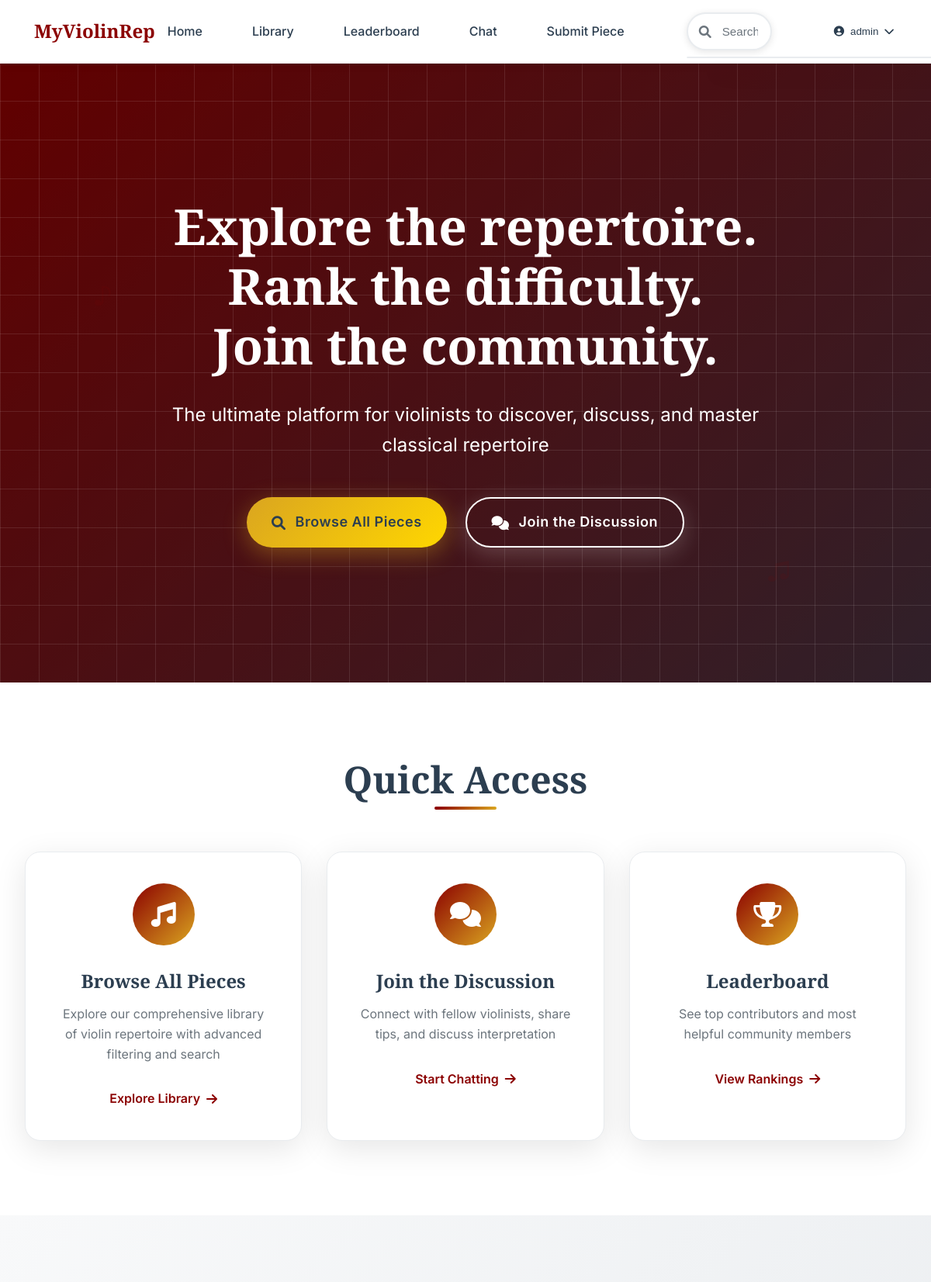
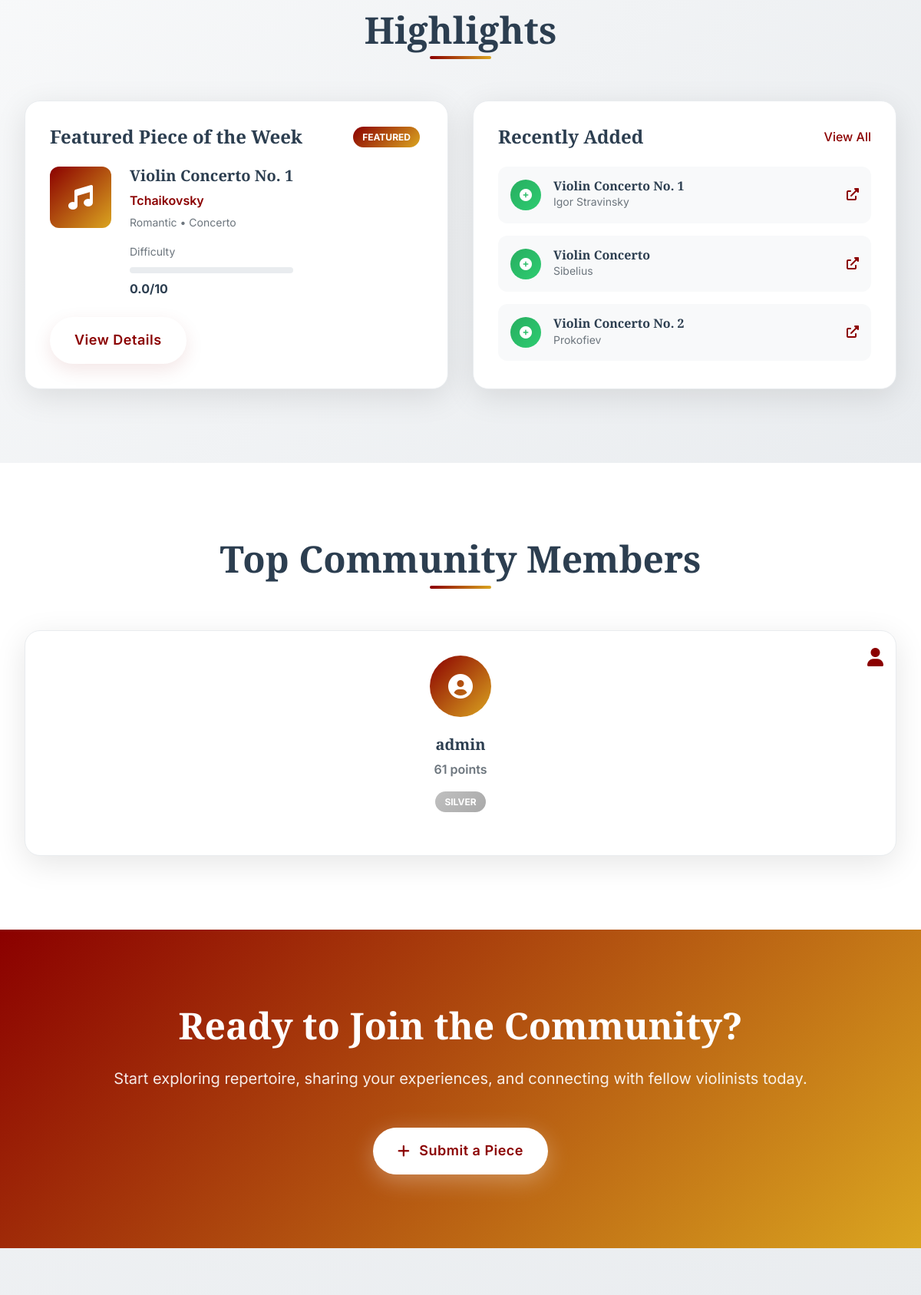
Screenshot of / (signed in, upper part) with the database file from the repository (2 pictures, top to bottom).
### app.py (models this page shows)
class User(UserMixin, db.Model):
    id = db.Column(db.Integer, primary_key=True)
    username = db.Column(db.String(80), unique=True, nullable=False)
    email = db.Column(db.String(120), unique=True, nullable=False)
    password_hash = db.Column(db.String(120), nullable=False)
    bio = db.Column(db.Text)
    avatar = db.Column(db.String(200))
    country = db.Column(db.String(100))
    currently_practicing = db.Column(db.String(200))
    join_date = db.Column(db.DateTime, default=datetime.utcnow)
    contribution_score = db.Column(db.Integer, default=0)
    forum_score = db.Column(db.Integer, default=0)
    ratings = db.relationship('Rating', backref='user', lazy=True)
    comments = db.relationship('Comment', backref='user', lazy=True)
    submissions = db.relationship('Piece', backref='submitter', lazy=True)
    sent_messages = db.relationship('Message', foreign_keys='Message.sender_id', backref='sender', lazy=True)
    received_messages = db.relationship('Message', foreign_keys='Message.recipient_id', backref='recipient', lazy=True)
    favorites = db.relationship('Favorite', backref='user', lazy=True)

class Piece(db.Model):
    id = db.Column(db.Integer, primary_key=True)
    title = db.Column(db.String(200), nullable=False)
    composer = db.Column(db.String(100), nullable=False)
    era = db.Column(db.String(50), nullable=False)
    genre = db.Column(db.String(100), nullable=False)
    opus = db.Column(db.String(100))
    length = db.Column(db.String(50))
    cover_image = db.Column(db.String(200))
    recording_link = db.Column(db.String(500))
    performance_links = db.Column(db.Text)  # JSON string
    technical_tags = db.Column(db.Text)  # JSON string
    difficulty_avg = db.Column(db.Float, default=0.0)
    total_ratings = db.Column(db.Integer, default=0)
    submitter_id = db.Column(db.Integer, db.ForeignKey('user.id'))
    is_approved = db.Column(db.Boolean, default=False)
    date_added = db.Column(db.DateTime, default=datetime.utcnow)
    description = db.Column(db.Text)
    ratings = db.relationship('Rating', backref='piece', lazy=True)
    comments = db.relationship('Comment', backref='piece', lazy=True)
    favorites = db.relationship('Favorite', backref='piece', lazy=True)

### app.py (the view)
@app.route('/')
def index():
    featured_piece = Piece.query.filter_by(is_approved=True).first()
    recent_pieces = Piece.query.filter_by(is_approved=True).order_by(Piece.date_added.desc()).limit(3).all()
    top_users = User.query.order_by(User.contribution_score.desc()).limit(5).all()
    return render_template('index.html',
                         featured_piece=featured_piece,
                         recent_pieces=recent_pieces,
                         top_users=top_users)

### app.py (called while the page is built)
@login_manager.user_loader
def load_user(user_id):
    return User.query.get(int(user_id))

### templates/index.html (shortened to what this page needs)
{% extends "base.html" %}
{% block content %}
<section class="hero">
    <div class="hero-background">
        <div class="gradient-overlay"></div>
        <div class="staff-lines"></div>
    </div>
    <div class="hero-content">
        <div class="hero-text">
            <h1 class="hero-title">
                <span class="title-line">Explore the repertoire.</span>
                <span class="title-line">Rank the difficulty.</span>
                <span class="title-line">Join the community.</span>
            </h1>
            <p class="hero-subtitle">The ultimate platform for violinists to discover, discuss, and master classical repertoire</p>
            <div class="hero-buttons">
                <a href="{{ url_for('library') }}" class="btn btn-primary">
                    <i class="fas fa-search"></i>
                    Browse All Pieces
                </a>
                <a href="{{ url_for('chat') }}" class="btn btn-secondary">
                    <i class="fas fa-comments"></i>
                    Join the Discussion
                </a>
            </div>
        </div>
    </div>
</section>
<section class="quick-access">
    <div class="container">
        <h2 class="section-title">Quick Access</h2>
        <div class="cards-grid">
            <div class="card quick-card" data-aos="fade-up" data-aos-delay="100">
                <div class="card-icon">
                    <i class="fas fa-music"></i>
                </div>
                <h3>Browse All Pieces</h3>
                <p>Explore our comprehensive library of violin repertoire with advanced filtering and search</p>
                <a href="{{ url_for('library') }}" class="card-link">
                    Explore Library
                    <i class="fas fa-arrow-right"></i>
                </a>
            </div>
            <div class="card quick-card" data-aos="fade-up" data-aos-delay="200">
                <div class="card-icon">
                    <i class="fas fa-comments"></i>
                </div>
                <h3>Join the Discussion</h3>
                <p>Connect with fellow violinists, share tips, and discuss interpretation</p>
                <a href="{{ url_for('chat') }}" class="card-link">
                    Start Chatting
                    <i class="fas fa-arrow-right"></i>
                </a>
            </div>
            <div class="card quick-card" data-aos="fade-up" data-aos-delay="300">
                <div class="card-icon">
                    <i class="fas fa-trophy"></i>
                </div>
                <h3>Leaderboard</h3>
                <p>See top contributors and most helpful community members</p>
                <a href="{{ url_for('leaderboard') }}" class="card-link">
                    View Rankings
                    <i class="fas fa-arrow-right"></i>
                </a>
            </div>
        </div>
    </div>
</section>
<section class="highlights">
    <div class="container">
        <h2 class="section-title">Highlights</h2>
        <div class="highlights-grid">
            <div class="highlight-card featured-piece" data-aos="fade-right">
                <div class="highlight-header">
                    <h3>Featured Piece of the Week</h3>
                    <div class="badge">Featured</div>
                </div>
                {% if featured_piece %}
                <div class="piece-preview">
                    <div class="piece-cover">
                        <i class="fas fa-music"></i>
                    </div>
                    <div class="piece-info">
                        <h4>{{ featured_piece.title }}</h4>
                        <p class="composer">{{ featured_piece.composer }}</p>
                        <p class="era">{{ featured_piece.era }} • {{ featured_piece.genre }}</p>
                        <div class="difficulty-meter">
                            <div class="difficulty-label">Difficulty</div>
                            <div class="difficulty-bar">
                            </div>
                            <span class="difficulty-score">{{ "%.1f"|format(featured_piece.difficulty_avg) }}/10</span>
                        </div>
                    </div>
                </div>
                <a href="{{ url_for('piece_detail', piece_id=featured_piece.id) }}" class="btn btn-outline">View Details</a>
                {% endif %}
            </div>
            <div class="highlight-card recent-additions" data-aos="fade-left">
                <div class="highlight-header">
                    <h3>Recently Added</h3>
                    <a href="{{ url_for('library') }}" class="view-all">View All</a>
                </div>
                <div class="recent-list">
                    {% for piece in recent_pieces[:3] %}
                    <div class="recent-item">
                        <div class="recent-icon">
                            <i class="fas fa-plus-circle"></i>
                        </div>
                        <div class="recent-info">
                            <h5>{{ piece.title }}</h5>
                            <p>{{ piece.composer }}</p>
                        </div>
                        <a href="{{ url_for('piece_detail', piece_id=piece.id) }}" class="recent-link">
                            <i class="fas fa-external-link-alt"></i>
                        </a>
                    </div>
                    {% endfor %}
                </div>
            </div>
        </div>
    </div>
</section>
<section class="top-performers">
    <div class="container">
        <h2 class="section-title">Top Community Members</h2>
        <div class="performers-grid">
            {% for user in top_users %}
            <div class="performer-card" data-aos="zoom-in" data-aos-delay="{{ loop.index * 100 }}">
                <div class="performer-avatar">
                    <i class="fas fa-user-circle"></i>
                </div>
                <div class="performer-info">
                    <h4>{{ user.username }}</h4>
                    <p class="performer-score">{{ user.contribution_score }} points</p>
                    <div class="performer-badges">
                        {% if user.contribution_score >= 100 %}
                            <span class="badge gold">Gold</span>
                        {% elif user.contribution_score >= 50 %}
                            <span class="badge silver">Silver</span>
                        {% elif user.contribution_score >= 20 %}
                            <span class="badge bronze">Bronze</span>
                        {% endif %}
                    </div>
                </div>
                <a href="{{ url_for('profile', username=user.username) }}" class="performer-link">
                    <i class="fas fa-user"></i>
                </a>
            </div>
            {% endfor %}
        </div>
    </div>
</section>
<section class="cta-section">
    <div class="container">
        <div class="cta-content" data-aos="fade-up">
            <h2>Ready to Join the Community?</h2>
            <p>Start exploring repertoire, sharing your experiences, and connecting with fellow violinists today.</p>
            <div class="cta-buttons">
                {% if current_user.is_authenticated %}
                    <a href="{{ url_for('submit_piece') }}" class="btn btn-primary">
                        <i class="fas fa-plus"></i>
                        Submit a Piece
                    </a>
                {% endif %}
            </div>
        </div>
    </div>
</section>
{% endblock %}

### templates/base.html (shortened to what this page needs)
<!DOCTYPE html>
<html lang="en">
<head>
    <link rel="stylesheet" href="https://cdnjs.cloudflare.com/ajax/libs/font-awesome/6.0.0/css/all.min.css">
    <link rel="stylesheet" href="{{ url_for('static', filename='css/style.css') }}">
</head>
<body>
    <nav class="navbar">
        <div class="nav-container">
            <div class="nav-logo">
                <span>MyViolinRep</span>
            </div>
            <div class="nav-menu">
                <a href="{{ url_for('index') }}" class="nav-link">Home</a>
                <a href="{{ url_for('library') }}" class="nav-link">Library</a>
                <a href="{{ url_for('leaderboard') }}" class="nav-link">Leaderboard</a>
                <a href="{{ url_for('chat') }}" class="nav-link">Chat</a>
                {% if current_user.is_authenticated %}
                    <a href="{{ url_for('submit_piece') }}" class="nav-link">Submit Piece</a>
                    <div class="global-search">
                        <i class="fas fa-search search-icon"></i>
                        <input type="text" id="globalSearch" placeholder="Search" class="global-search-input">
                        <div class="search-results" id="searchResults"></div>
                    </div>
                    <div class="user-menu">
                        <button class="user-menu-btn">
                            {% if current_user.avatar %}
                                <img src="{{ current_user.avatar }}" alt="{{ current_user.username }}" class="user-avatar-nav">
                            {% else %}
                                <i class="fas fa-user-circle"></i>
                            {% endif %}
                            {{ current_user.username }}
                            <i class="fas fa-chevron-down"></i>
                        </button>
                    </div>
                {% else %}
                    <a href="{{ url_for('login') }}" class="nav-link">Login</a>
                    <a href="{{ url_for('register') }}" class="nav-link register-btn">Register</a>
                {% endif %}
            </div>
        </div>
    </nav>
    <main class="main-content">
        {% block content %}{% endblock %}
    </main>
    <div class="floating-notes">
        <div class="note note-1">♪</div>
        <div class="note note-2">♫</div>
        <div class="note note-3">♩</div>
        <div class="note note-4">♬</div>
        <div class="note note-5">♪</div>
    </div>
</body>
</html>

### rows the page displays
User: username "admin", contribution_score "61", shows "SILVER"
Piece: title "Violin Concerto No. 1", composer "Tchaikovsky", era "Romantic", genre "Concerto", difficulty_avg "0.0"
Piece: title "Violin Concerto No. 1", composer "Igor Stravinsky"
Piece: title "Violin Concerto", composer "Sibelius"
Piece: title "Violin Concerto No. 2", composer "Prokofiev"
